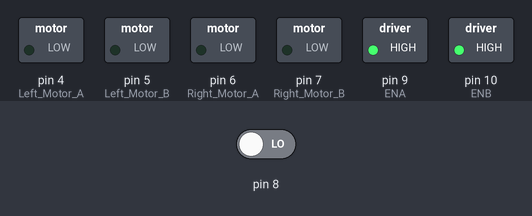
A sketch run on a simulated Arduino Uno, built with avr-gcc and run on an emulated ATmega328P. On the bench: switched loads named in the sketch (green lamp = pin HIGH). The inputs (shaded band) are chosen by the test bench; at power-on: pin 8 LOW. Random numbers use the default seed unless the sketch sets one.

Above: at 0.1 s.
Timing chart, 0 to 1.6 s (numbered marks = the images above):
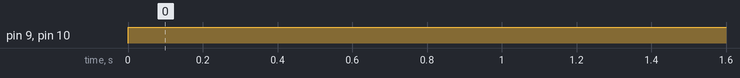

Measured:
- by itself, pin 9 (ENA), pin 10 (ENB): LOW → HIGH at 0.00 s

The sketch:

Roomba.ino
```cpp
    //IR Sensor Pin = 8;

   //Left Motor Pin A = 4;
   //Left Motor Pin B = 5;

   //Right Motor Pin A = 6;
   //Right Motor Pin B = 7;

   //Right Motor Enable = 9
   //Left Motor Enable = 10


void setup() {

  pinMode(8,INPUT);

  pinMode(4,OUTPUT);//Left Motor A
  pinMode(5,OUTPUT);//Left Motor B

  pinMode(6,OUTPUT);//Right Motor A
  pinMode(7,OUTPUT);//Right Motor B

  pinMode(9,OUTPUT);//ENA
  pinMode(10,OUTPUT);//ENB


  // put your setup code here, to run once:

}

void loop() {

  digitalWrite(5,LOW);
  digitalWrite(7,LOW);

  digitalWrite(9,HIGH);//ENA High
  digitalWrite(10,HIGH);//ENB High

  digitalRead(8);

  if(8 == HIGH){

    digitalWrite(5,LOW);
    digitalWrite(7,LOW);
    digitalWrite(4,LOW);
    digitalWrite(6,LOW);

    delay(500);

    digitalWrite(5,HIGH);
    digitalWrite(7,HIGH);
    digitalWrite(4,LOW);
    digitalWrite(6,LOW);

    delay(1000);

    digitalWrite(5,LOW);
    digitalWrite(7,LOW);
    digitalWrite(4,LOW);
    digitalWrite(6,LOW);


  int  randNumber = random(0, 9);

  if (randNumber % 2 == 0) {

    digitalWrite(4,HIGH);
    digitalWrite(6,LOW);

    delay(3000);

    digitalWrite(4,LOW);
    digitalWrite(6,LOW);

  }else{

    digitalWrite(6,HIGH);
    digitalWrite(4,LOW);

    delay(3000);

    digitalWrite(4,LOW);
    digitalWrite(6,LOW);
  }
 }

  delay(100);

  if (8 == LOW) {

    digitalWrite(6,HIGH);
    digitalWrite(4,HIGH);
  }
}
```
